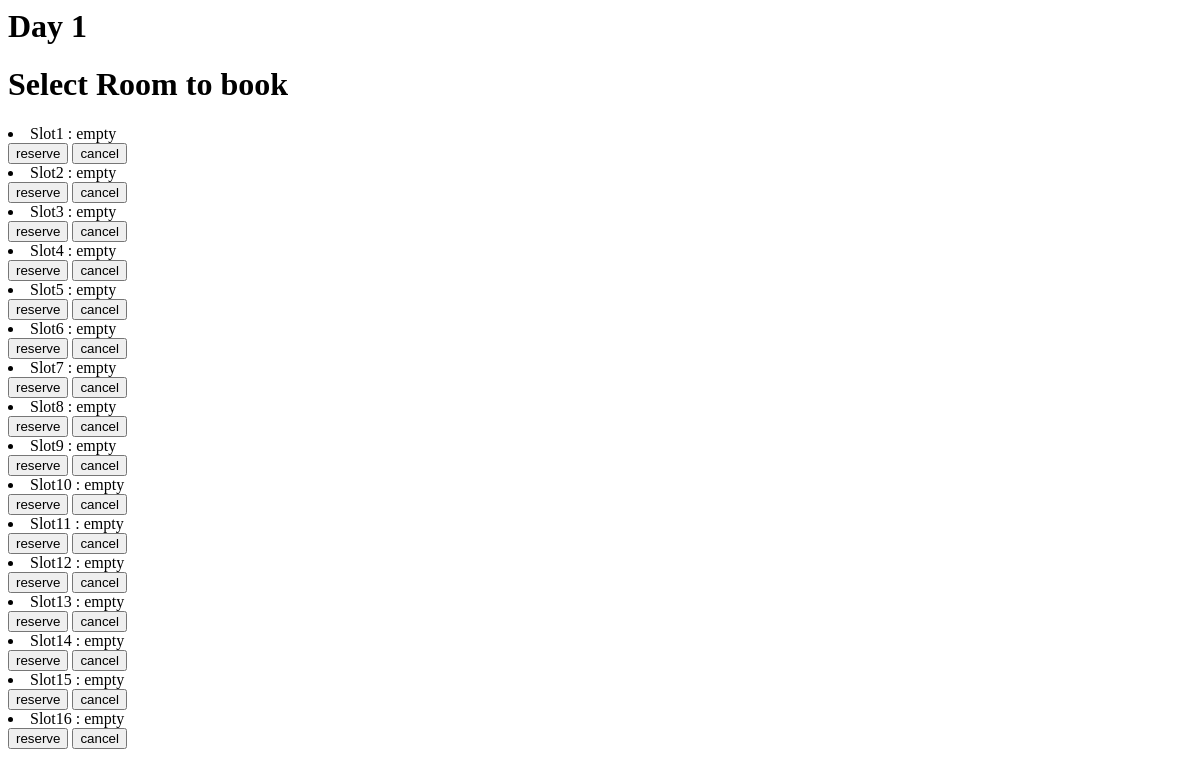
The page /user/pick_day/pick_room/1 on the database as committed earlier.
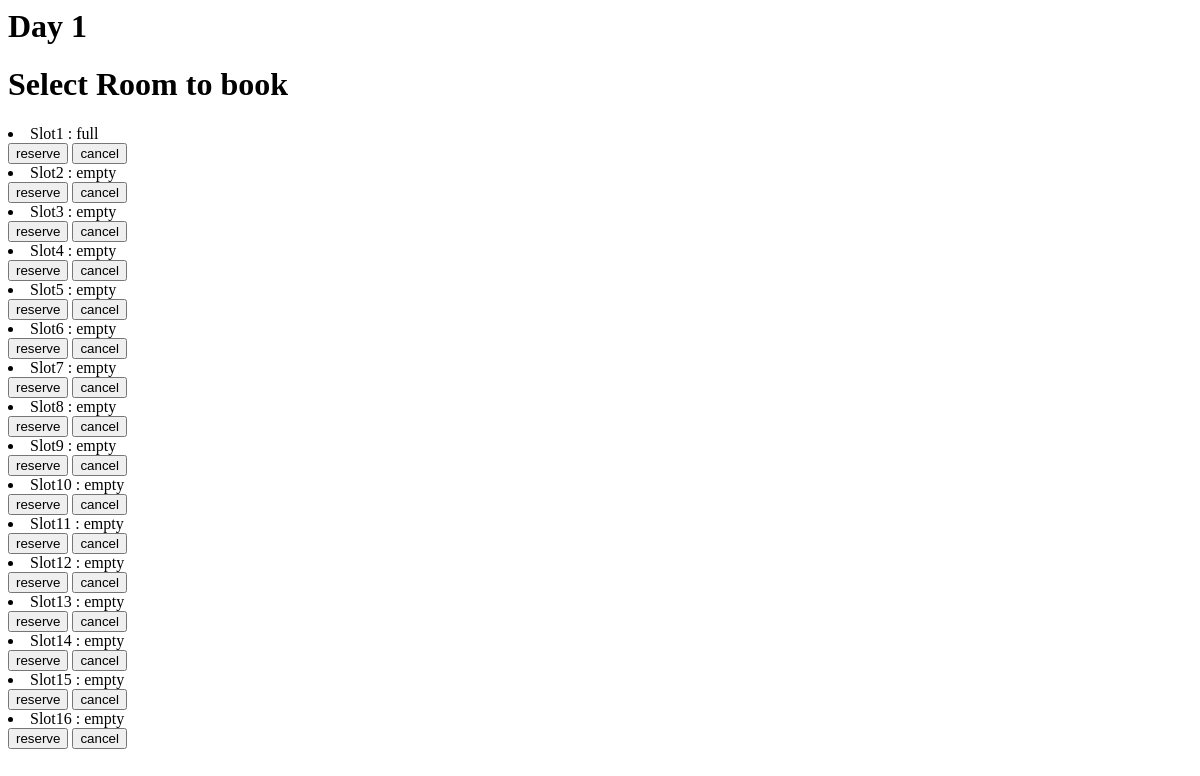
The same page on the database as committed later.
### app_mrbs/models.py (models this page shows, shortened)
class Timeslot(models.Model):
    roomday = models.ForeignKey(RoomDay, on_delete = models.CASCADE)
    status1 = models.CharField(max_length = 20, default = "empty")
    user1 = models.CharField(max_length = 100, default = 'none')
    status2 = models.CharField(max_length = 20, default = "empty")
    user2 = models.CharField(max_length = 100, default = 'none')
    status3 = models.CharField(max_length = 20, default = "empty")
    user3 = models.CharField(max_length = 100, default = 'none')
    status4 = models.CharField(max_length = 20, default = "empty")
    user4 = models.CharField(max_length =  100, default = 'none')
    status5 = models.CharField(max_length = 20, default = "empty")
    user5 = models.CharField(max_length = 100, default = 'none')
    status6 = models.CharField(max_length = 20, default = "empty")
    user6 = models.CharField(max_length = 100, default = 'none')
    status7 = models.CharField(max_length = 20, default = "empty")
    user7 = models.CharField(max_length = 100, default = 'none')
    status8 = models.CharField(max_length = 20, default = "empty")
    user8 = models.CharField(max_length = 100, default = 'none')
    status9 = models.CharField(max_length = 20, default = "empty")
    user9 = models.CharField(max_length = 100, default = 'none')
    status10 = models.CharField(max_length = 20, default = "empty")
    user10 = models.CharField(max_length = 100, default = 'none')
    status11 = models.CharField(max_length = 20, default = "empty")
    user11 = models.CharField(max_length = 100, default = 'none')
    status12 = models.CharField(max_length = 20, default = "empty")
    user12 = models.CharField(max_length = 100, default = 'none')
    status13 = models.CharField(max_length = 20, default = "empty")
    user13 = models.CharField(max_length = 100, default = 'none')
    status14 = models.CharField(max_length = 20, default = "empty")
    user14 = models.CharField(max_length = 100, default = 'none')
    status15 = models.CharField(max_length = 20, default = "empty")
    user15 = models.CharField(max_length = 100, default = 'none')
    status16 = models.CharField(max_length = 20, default = "empty")
    user16 = models.CharField(max_length = 100, default = 'none')

### app_mrbs/views.py (the view, shortened to what this page needs)
# urls.py: path('user/pick_day/pick_room/<int:day_id>',views.pick_room, name = "pick_room"),
def pick_room(request, day_id):
    day = get_object_or_404(Day, pk = day_id)
    thisday = RoomDay.objects.filter(day = day_id) #เอาทุกห้องของวันนี้มา
    all_slot_room1 = Timeslot.objects.filter(roomday = thisday[0])[0] #เอาslotของห้องที่ 1 ของวันนี้มา
    all_slot_room2 = Timeslot.objects.filter(roomday = thisday[1])[0]
    all_slot_room3 = Timeslot.objects.filter(roomday = thisday[2])[0]
    all_slot_room4 = Timeslot.objects.filter(roomday = thisday[3])[0]
    all_slot_room5 = Timeslot.objects.filter(roomday = thisday[4])[0]
    slot1 = all_slot_room1.status1
    room_list = [all_slot_room1, all_slot_room2, all_slot_room3, all_slot_room4, all_slot_room5]
    reserve_slot1 = []
    for i in range(1, 66, 16):
        reserve_slot1.append(str(i))
    reserve_slot2 = []
    for i in range(2, 67, 16):
        reserve_slot2.append(str(i))
    reserve_slot3 = []
    for i in range(3, 68, 16):
        reserve_slot3.append(str(i))
    reserve_slot4 = []
    for i in range(4, 69, 16):
        reserve_slot4.append(str(i))
    reserve_slot5 = []
    for i in range(5, 70, 16):
        reserve_slot5.append(str(i))
    reserve_slot6 = []
    for i in range(6, 71, 16):
        reserve_slot6.append(str(i))
    reserve_slot7 = []
    for i in range(7, 72, 16):
        reserve_slot7.append(str(i))
    reserve_slot8 = []
    for i in range(8, 73, 16):
        reserve_slot8.append(str(i))
    reserve_slot9 = []
    for i in range(9, 74, 16):
        reserve_slot9.append(str(i))
    reserve_slot10 = []
    for i in range(10, 75, 16):
        reserve_slot10.append(str(i))
    reserve_slot11 = []
    for i in range(11, 76, 16):
        reserve_slot11.append(str(i))
    reserve_slot12 = []
    for i in range(12, 77, 16):
        reserve_slot12.append(str(i))
    reserve_slot13 = []
    for i in range(13, 78, 16):
        reserve_slot13.append(str(i))
    reserve_slot14 = []
    for i in range(14, 79, 16):
        reserve_slot14.append(str(i))
    reserve_slot15 = []
    for i in range(15, 80, 16):
        reserve_slot15.append(str(i))
    reserve_slot16 = []
    for i in range(16, 81, 16):
        reserve_slot16.append(str(i))
    cancel_slot1 = []
    for i in range(81, 146, 16):
        cancel_slot1.append(str(i))
    cancel_slot2 = []
    for i in range(82, 147, 16):
        cancel_slot2.append(str(i))
    cancel_slot3 = []
    for i in range(83, 148, 16):
        cancel_slot3.append(str(i))
    cancel_slot4 = []
    for i in range(84, 149, 16):
        cancel_slot4.append(str(i))
    cancel_slot5 = []
    for i in range(85, 150, 16):
        cancel_slot5.append(str(i))
    cancel_slot6 = []
    for i in range(86, 151, 16):
        cancel_slot6.append(str(i))
    cancel_slot7 = []
    for i in range(87, 152, 16):
        cancel_slot7.append(str(i))
    cancel_slot8 = []
    for i in range(88, 153, 16):
        cancel_slot8.append(str(i))
    cancel_slot9 = []
    for i in range(89, 154, 16):
        cancel_slot9.append(str(i))
    cancel_slot10 = []
    for i in range(90, 155, 16):
        cancel_slot10.append(str(i))
    cancel_slot11 = []
    for i in range(91, 156, 16):
        cancel_slot11.append(str(i))
    cancel_slot12 = []
    for i in range(92, 157, 16):
        cancel_slot12.append(str(i))
    cancel_slot13 = []
    for i in range(93, 158, 16):
        cancel_slot13.append(str(i))
    cancel_slot14 = []
    for i in range(94, 159, 16):
        cancel_slot14.append(str(i))
    cancel_slot15 = []
    for i in range(95, 160, 16):
        cancel_slot15.append(str(i))
    cancel_slot16 = []
    for i in range(96, 161, 16):
        cancel_slot16.append(str(i))
    user_name = request.session.get('user_name')
    list_status = [all_slot_room1.status1, all_slot_room1.status2]
    list_number = [0, 1]
    context = { 'day':day,
                'thisday':thisday,
                'all_slot_room1':all_slot_room1,
                'slot1':slot1,
                'list_status':list_status,
                'list_number':list_number }
    return render(request, 'app_mrbs/pick_room.html', context)

### app_mrbs/templates/app_mrbs/pick_room.html (shortened to what this page needs)
<h1> Day {{day.day}}</h1>
<h1>Select Room to book</h1>
<li>Slot1 :  {{all_slot_room1.status1}}</li>
  <form action="" method="post">
    <td><input type="submit" value="reserve" name= 1 ></td>
    <td><input type="submit" value="cancel" name=81></td>
<li>Slot2 :  {{all_slot_room1.status2}}</li>
  <form action="" method="post">
    <td><input type="submit" value="reserve" name= 2 ></td>
    <td><input type="submit" value="cancel" name=82></td>
<li>Slot3 :  {{all_slot_room1.status3}}</li>
  <form action="" method="post">
    <td><input type="submit" value="reserve" name= 3 ></td>
    <td><input type="submit" value="cancel" name=83></td>
<li>Slot4 :  {{all_slot_room1.status4}}</li>
  <form action="" method="post">
    <td><input type="submit" value="reserve" name= 4 ></td>
    <td><input type="submit" value="cancel" name=84></td>
<li>Slot5 :  {{all_slot_room1.status5}}</li>
  <form action="" method="post">
    <td><input type="submit" value="reserve" name= 5 ></td>
    <td><input type="submit" value="cancel" name=85></td>
<li>Slot6 :  {{all_slot_room1.status6}}</li>
  <form action="" method="post">
    <td><input type="submit" value="reserve" name= 6 ></td>
    <td><input type="submit" value="cancel" name=86></td>
<li>Slot7 :  {{all_slot_room1.status7}}</li>
  <form action="" method="post">
    <td><input type="submit" value="reserve" name= 7 ></td>
    <td><input type="submit" value="cancel" name=87></td>
<li>Slot8 :  {{all_slot_room1.status8}}</li>
  <form action="" method="post">
    <td><input type="submit" value="reserve" name= 8 ></td>
    <td><input type="submit" value="cancel" name=88></td>
<li>Slot9 :  {{all_slot_room1.status9}}</li>
  <form action="" method="post">
    <td><input type="submit" value="reserve" name= 9 ></td>
    <td><input type="submit" value="cancel" name=89></td>
<li>Slot10 :  {{all_slot_room1.status10}}</li>
  <form action="" method="post">
    <td><input type="submit" value="reserve" name= 10 ></td>
    <td><input type="submit" value="cancel" name=90></td>
<li>Slot11 :  {{all_slot_room1.status11}}</li>
  <form action="" method="post">
    <td><input type="submit" value="reserve" name= 11 ></td>
    <td><input type="submit" value="cancel" name=91></td>
<li>Slot12 :  {{all_slot_room1.status12}}</li>
  <form action="" method="post">
    <td><input type="submit" value="reserve" name= 12 ></td>
    <td><input type="submit" value="cancel" name=92></td>
<li>Slot13 :  {{all_slot_room1.status13}}</li>
  <form action="" method="post">
    <td><input type="submit" value="reserve" name= 13 ></td>
    <td><input type="submit" value="cancel" name=93></td>
<li>Slot14 :  {{all_slot_room1.status14}}</li>
  <form action="" method="post">
    <td><input type="submit" value="reserve" name= 14 ></td>
    <td><input type="submit" value="cancel" name=94></td>
<li>Slot15 :  {{all_slot_room1.status15}}</li>
  <form action="" method="post">
    <td><input type="submit" value="reserve" name= 15 ></td>
    <td><input type="submit" value="cancel" name=95></td>
<li>Slot16 :  {{all_slot_room1.status16}}</li>
  <form action="" method="post">
    <td><input type="submit" value="reserve" name= 16 ></td>
    <td><input type="submit" value="cancel" name=96></td>

Rows that differ between the two databases and show on the page:
changed Timeslot "empty": status1 "empty" → "full"
